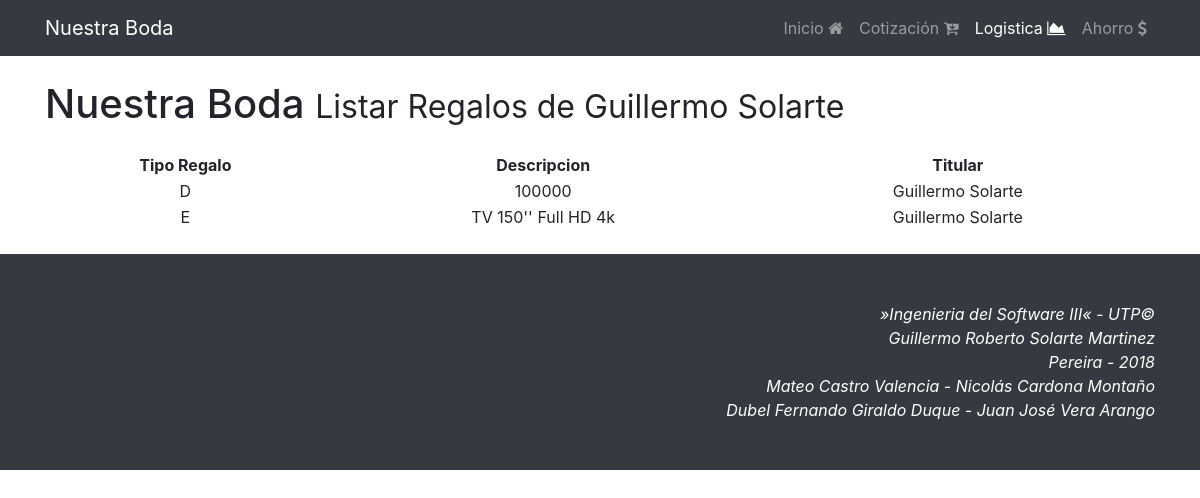
Page /app/logistica/listar_regalos/1 on the committed database.
### app/models.py (models this page shows, shortened)
class Invitado(models.Model):
	id = models.AutoField(primary_key=True)
	nombre = models.CharField(max_length=50)
	apellido = models.CharField(max_length=50)
	direccion = models.CharField(max_length=50)

class Regalo(models.Model):
	id = models.AutoField(primary_key=True)
	tipo = models.CharField(max_length=5)
	descripcion = models.CharField(max_length=100)
	titular = models.ManyToManyField("Invitado", related_name="user")

### app/views.py (the view)
# urls.py: path('logistica/listar_regalos/<int:id_user>', views.listar_regalos, name='listar_regalos'),
def listar_regalos(request, id_user):
	regalos = Regalo.objects.all().filter(titular=id_user)
	titular = Invitado.objects.get(id=id_user)
	mode = True
	if not len(regalos):
		msg = "No hay Regalos para listar"
		mode = False
	else:
		msg = ""
	context = {
		'regalos' : regalos,
		'mode' : mode,
		'msg' : msg,
		'titular' : titular
	}
	return render(request, 'listar_regalos.html', context)

### templates/listar_regalos.html (shortened to what this page needs)
{% extends "base.html" %}
{% load static %}
{% block active_log %}<li class="nav-item active">{% endblock %}
{% block jumbotrom %}Listar Regalos de {{titular.nombre}} {{titular.apellido}}{% endblock %}
{% block container %}
{% if mode %}
<table style="width:100%" class="text-center">
	<tr>
	    <th>Tipo Regalo</th>
	    <th>Descripcion</th>
	    <th>Titular</th>
	</tr>
	{% for regalo in regalos %}
	<tr>
	    <td>{{regalo.tipo}}</td>
	    <td>{{regalo.descripcion}} </td>
	    <td>{{titular.nombre}} {{titular.apellido}}</td>
	</tr>
	{% endfor %}
</table>
{% endif %}
{% endblock %}

### static_pro/static/css/2-col-portfolio.css (style rules this page uses)
body { padding-top: 54px; }
@media (min-width: 992px) { body { padding-top: 56px; } }

### rows in the picture
Invitado: nombre "Guillermo", apellido "Solarte"
Regalo: tipo "D", descripcion "100000"
Regalo: tipo "E", descripcion "TV 150'' Full HD 4k"
